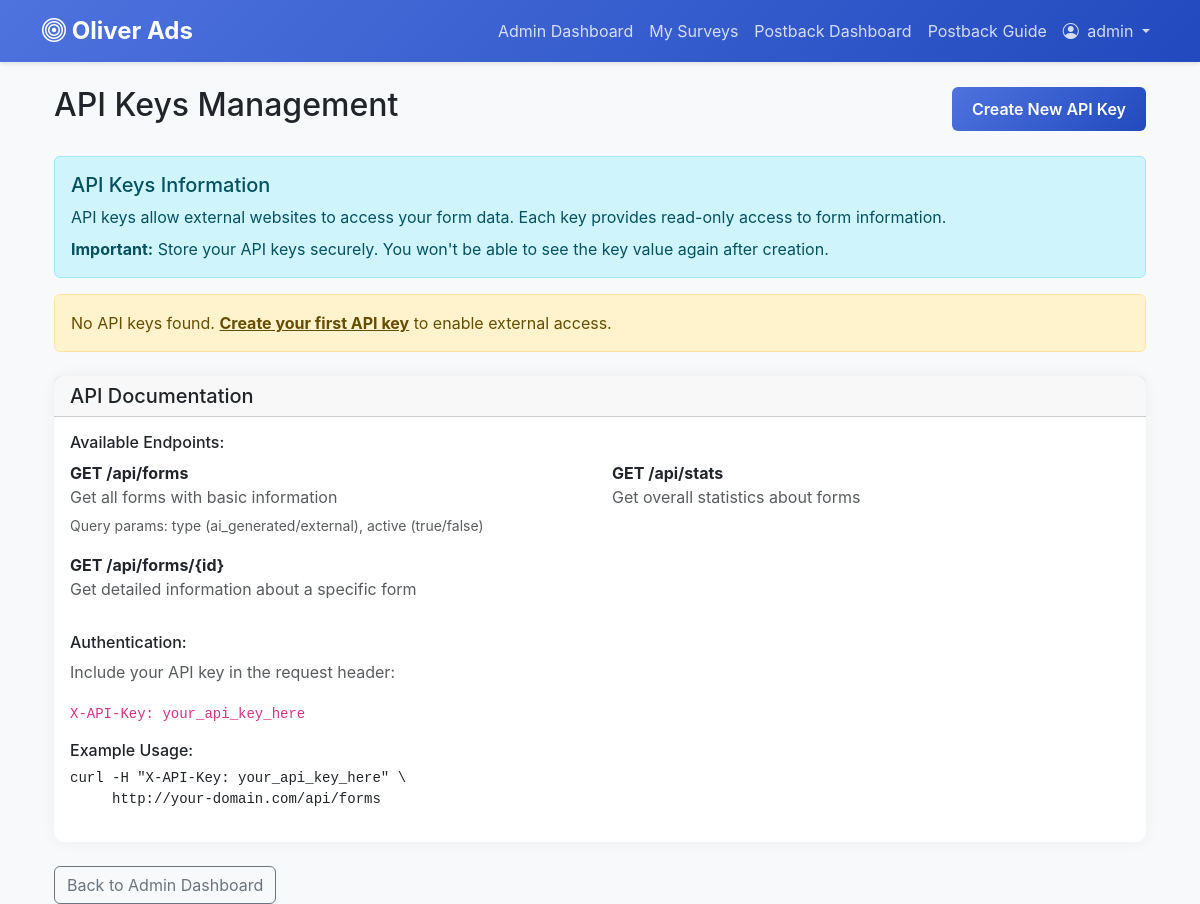
The app's page /admin/api-keys (signed in), older data.
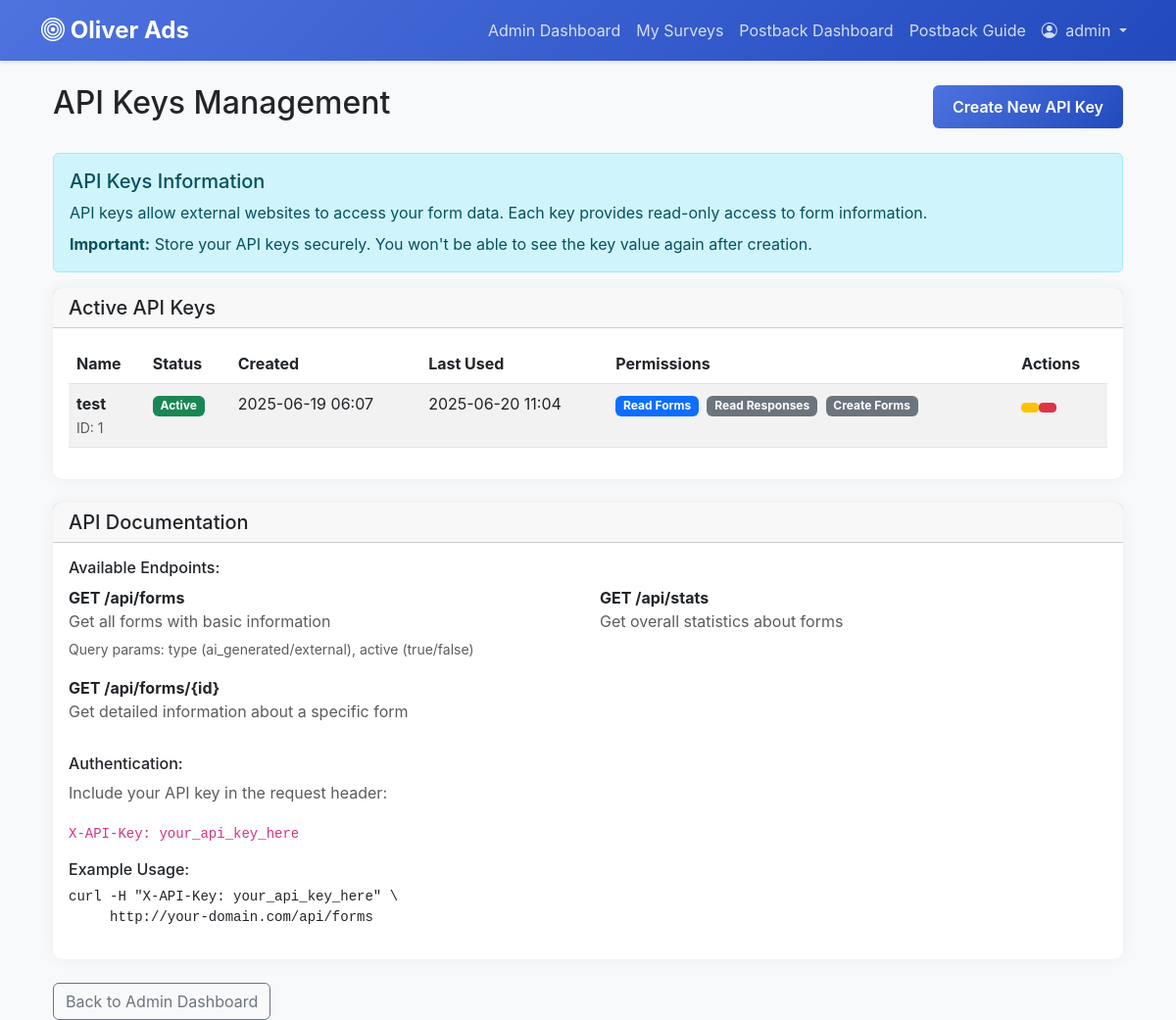
The same page, newer data.
### models.py (models this page shows, shortened)
class APIKey(db.Model):
    id = db.Column(db.Integer, primary_key=True)
    name = db.Column(db.String(100), nullable=False)
    key_hash = db.Column(db.String(128), nullable=False, unique=True)
    creator_id = db.Column(db.Integer, db.ForeignKey('user.id'), nullable=False)
    is_active = db.Column(db.Boolean, default=True)
    created_at = db.Column(db.DateTime, default=datetime.utcnow)
    last_used = db.Column(db.DateTime)
    permissions = db.Column(MutableDict.as_mutable(JSON), default=dict)  # Store permissions as JSON
    creator = db.relationship('User', backref=db.backref('api_keys', lazy=True))

### app.py (the view)
@app.route('/admin/api-keys')
@login_required
def admin_api_keys():
    if not current_user.is_admin:
        flash('Permission denied.', 'danger')
        return redirect(url_for('user_dashboard'))
    api_keys = APIKey.query.all()
    return render_template('admin_api_keys.html', api_keys=api_keys)

### app.py (called while the page is built)
@login_manager.user_loader
def load_user(user_id):
    return User.query.get(int(user_id))

### templates/admin_api_keys.html (shortened to what the changed rows need)
{% extends "base.html" %}
{% block content %}
<div class="container mt-4">
    <div class="d-flex justify-content-between align-items-center mb-4">
        <h2> API Keys Management</h2>
        <a href="{{ url_for('create_api_key') }}" class="btn btn-primary">
        </a>
    </div>
    <div class="alert alert-info">
        <h5> API Keys Information</h5>
        <p class="mb-2">API keys allow external websites to access your form data. Each key provides read-only access to form information.</p>
        <p class="mb-0"><strong>Important:</strong> Store your API keys securely. You won't be able to see the key value again after creation.</p>
    </div>
    {% if api_keys %}
    <div class="card">
        <div class="card-header">
            <h5 class="mb-0"> Active API Keys</h5>
        </div>
        <div class="card-body">
            <div class="table-responsive">
                <table class="table table-striped table-hover">
                    <thead>
                        <tr>
                            <th>Name</th>
                            <th>Status</th>
                            <th>Created</th>
                            <th>Last Used</th>
                            <th>Permissions</th>
                            <th>Actions</th>
                        </tr>
                    </thead>
                    <tbody>
                        {% for api_key in api_keys %}
                        <tr>
                            <td>
                                <strong>{{ api_key.name }}</strong>
                                <br>
                                <small class="text-muted">ID: {{ api_key.id }}</small>
                            </td>
                            <td>
                                {% if api_key.is_active %}
                                    <span class="badge bg-success">Active</span>
                                {% else %}
                                    <span class="badge bg-secondary">Inactive</span>
                                {% endif %}
                            </td>
                            <td>{{ api_key.created_at.strftime('%Y-%m-%d %H:%M') }}</td>
                            <td>
                                {% if api_key.last_used %}
                                    {{ api_key.last_used.strftime('%Y-%m-%d %H:%M') }}
                                {% else %}
                                    <span class="text-muted">Never used</span>
                                {% endif %}
                            </td>
                            <td>
                                {% if api_key.permissions %}
                                    {% for permission, enabled in api_key.permissions.items() %}
                                        <span class="badge {% if enabled %}bg-primary{% else %}bg-secondary{% endif %} me-1">
                                            {{ permission.replace('_', ' ').title() }}
                                        </span>
                                    {% endfor %}
                                {% else %}
                                    <span class="text-muted">No permissions set</span>
                                {% endif %}
                            </td>
                            <td>
                                <div class="btn-group" role="group">
                                    <form method="POST" action="{{ url_for('toggle_api_key', key_id=api_key.id) }}" class="d-inline">
                                        <button type="submit" class="btn btn-sm {% if api_key.is_active %}btn-warning{% else %}btn-success{% endif %}"
                                                title="{% if api_key.is_active %}Deactivate{% else %}Activate{% endif %} API key">
                                        </button>
                                    </form>
                                    <form method="POST" action="{{ url_for('delete_api_key', key_id=api_key.id) }}" class="d-inline"
                                          onsubmit="return confirm('Are you sure you want to delete this API key? This action cannot be undone.')">
                                        <button type="submit" class="btn btn-sm btn-danger" title="Delete API key">
                                        </button>
                                    </form>
                                </div>
                            </td>
                        </tr>
                        {% endfor %}
                    </tbody>
                </table>
            </div>
        </div>
    </div>
    {% else %}
    <div class="alert alert-warning">
         No API keys found.
        <a href="{{ url_for('create_api_key') }}" class="alert-link">Create your first API key</a> to enable external access.
    </div>
    {% endif %}
    <div class="card mt-4">
        <div class="card-header">
        </div>
        <div class="card-body">
        </div>
    </div>
    <div class="mt-4">
        <a href="{{ url_for('admin_dashboard') }}" class="btn btn-outline-secondary">
        </a>
    </div>
</div>
{% endblock %}

Row changes from the older to the newer data that the page shows:
added APIKey: name "test", id "1", is_active "Active", created_at "2025-06-19 06:07", last_used "2025-06-20 11:04", replace "Read Forms" "Read Responses" "Create Forms"
Text that changed along with them:
text no longer shown: "No API keys found. Create your first API key to enable external access."
text now shown: "Active API Keys Name Status Created Last Used Permissions Actions"
